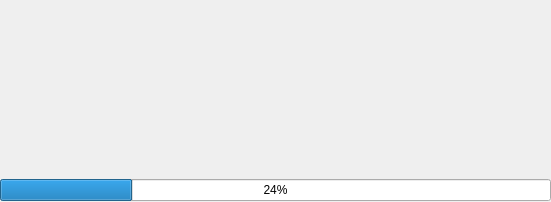
<?xml version="1.0" encoding="UTF-8"?>
<ui version="4.0">
 <class>RemoteProgressDialog</class>
 <widget class="QDialog" name="RemoteProgressDialog">
  <property name="geometry">
   <rect>
    <x>0</x>
    <y>0</y>
    <width>551</width>
    <height>202</height>
   </rect>
  </property>
  <property name="windowTitle">
   <string>Transfer progress</string>
  </property>
  <widget class="QWidget" name="verticalLayoutWidget">
   <property name="geometry">
    <rect>
     <x>0</x>
     <y>0</y>
     <width>551</width>
     <height>201</height>
    </rect>
   </property>
   <layout class="QVBoxLayout" name="verticalLayout">
    <item>
     <widget class="QLabel" name="m_LA_transfer_message">
      <property name="text">
       <string/>
      </property>
      <property name="alignment">
       <set>Qt::AlignCenter</set>
      </property>
     </widget>
    </item>
    <item>
     <widget class="QProgressBar" name="m_PB_transfer_progress">
      <property name="value">
       <number>24</number>
      </property>
     </widget>
    </item>
   </layout>
  </widget>
 </widget>
 <resources/>
 <connections/>
</ui>
